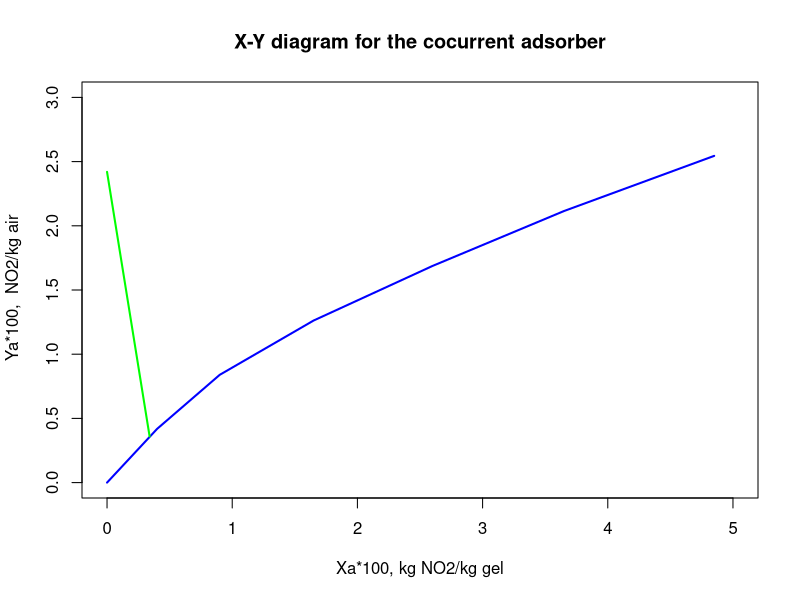

This figure's R source:
#page:194
Y1 = 0.0242
Y2 = 0.0036
Vs = 0.488
M1 = 46
M2 = 29
X1 = 0 

x = c(0,0,2,0.4,4,0.9,6,1.65,8,2.60,10,3.65,12,4.85) 

Data_eqm1 = matrix(ncol = 2,data = x,byrow = TRUE) 

X2_max = 0.0034

y = c(0,0,0.4,0.4185242,0.9,0.8392629,1.65,1.2622336,2.6,1.6874541,3.65,2.1149425,4.85,2.5447169)

Data_eqm = matrix(ncol = 2,data = y,byrow = TRUE)

S = (Y1-Y2)/(X1-X2_max)
Ls_min = -S*Vs
Ls = 2*Ls_min

z = c(X1,Y1,X2_max,Y2)*100
Data_minSlope = matrix(ncol = 2,data = z,byrow = TRUE) 

plot(Data_eqm[ ,c(1)],Data_eqm[ ,c(2)],main ='X-Y diagram for the cocurrent adsorber',xlab = "Xa*100, kg NO2/kg gel",ylab = " Ya*100,  NO2/kg air",col = 'blue',type = 'l',ylim = c(0.0,3.0),xlim = c(0,5),lwd=2)
lines(Data_minSlope[ ,c(1)],Data_minSlope[ ,c(2)],col = 'green',type = 'l',ylim = c(0.0,3.0),xlim = c(0,5),lwd=2)

print(round(Ls,2))
